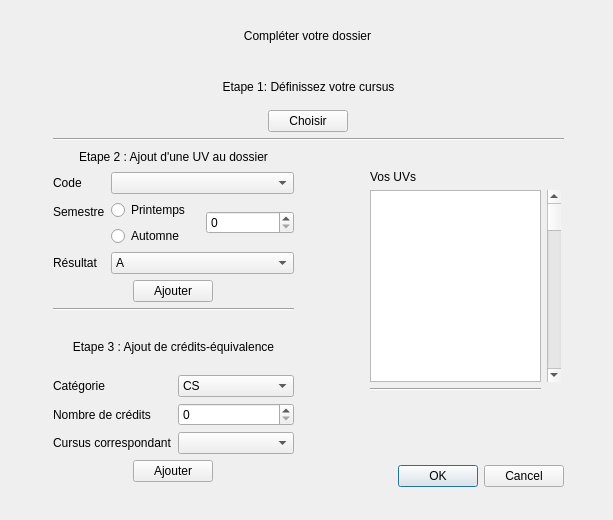
<?xml version="1.0" encoding="UTF-8"?>
<ui version="4.0">
 <class>fenEditDoss</class>
 <widget class="QDialog" name="fenEditDoss">
  <property name="geometry">
   <rect>
    <x>0</x>
    <y>0</y>
    <width>613</width>
    <height>520</height>
   </rect>
  </property>
  <property name="windowTitle">
   <string>Dialog</string>
  </property>
  <widget class="QWidget" name="verticalLayoutWidget_5">
   <property name="geometry">
    <rect>
     <x>53</x>
     <y>340</y>
     <width>241</width>
     <height>142</height>
    </rect>
   </property>
   <layout class="QVBoxLayout" name="verticalLayout_5">
    <item alignment="Qt::AlignTop">
     <widget class="QLabel" name="label_5">
      <property name="text">
       <string>Etape 3 : Ajout de crédits-équivalence</string>
      </property>
      <property name="alignment">
       <set>Qt::AlignCenter</set>
      </property>
     </widget>
    </item>
    <item>
     <layout class="QFormLayout" name="formLayout_3">
      <item row="0" column="0">
       <widget class="QLabel" name="label_9">
        <property name="text">
         <string>Catégorie</string>
        </property>
       </widget>
      </item>
      <item row="1" column="0">
       <widget class="QLabel" name="label_10">
        <property name="text">
         <string>Nombre de crédits</string>
        </property>
       </widget>
      </item>
      <item row="2" column="0">
       <widget class="QLabel" name="label_11">
        <property name="text">
         <string>Cursus correspondant</string>
        </property>
       </widget>
      </item>
      <item row="0" column="1">
       <widget class="QComboBox" name="comboBox_2">
        <item>
         <property name="text">
          <string>CS</string>
         </property>
        </item>
        <item>
         <property name="text">
          <string>TM</string>
         </property>
        </item>
        <item>
         <property name="text">
          <string>TSH</string>
         </property>
        </item>
        <item>
         <property name="text">
          <string>SP</string>
         </property>
        </item>
       </widget>
      </item>
      <item row="1" column="1">
       <widget class="QSpinBox" name="spinBox"/>
      </item>
      <item row="2" column="1">
       <widget class="QComboBox" name="comboBox_3"/>
      </item>
     </layout>
    </item>
    <item alignment="Qt::AlignHCenter">
     <widget class="QPushButton" name="pushButton_3">
      <property name="text">
       <string>Ajouter</string>
      </property>
     </widget>
    </item>
   </layout>
  </widget>
  <widget class="QWidget" name="verticalLayoutWidget">
   <property name="geometry">
    <rect>
     <x>53</x>
     <y>70</y>
     <width>511</width>
     <height>71</height>
    </rect>
   </property>
   <layout class="QVBoxLayout" name="verticalLayout">
    <item>
     <widget class="QLabel" name="label_2">
      <property name="text">
       <string>Etape 1: Définissez votre cursus</string>
      </property>
      <property name="alignment">
       <set>Qt::AlignCenter</set>
      </property>
     </widget>
    </item>
    <item alignment="Qt::AlignHCenter">
     <widget class="QPushButton" name="pushButton">
      <property name="text">
       <string>Choisir</string>
      </property>
     </widget>
    </item>
    <item>
     <widget class="Line" name="line_2">
      <property name="orientation">
       <enum>Qt::Horizontal</enum>
      </property>
     </widget>
    </item>
   </layout>
  </widget>
  <widget class="QDialogButtonBox" name="buttonBox">
   <property name="geometry">
    <rect>
     <x>63</x>
     <y>460</y>
     <width>501</width>
     <height>32</height>
    </rect>
   </property>
   <property name="orientation">
    <enum>Qt::Horizontal</enum>
   </property>
   <property name="standardButtons">
    <set>QDialogButtonBox::Cancel|QDialogButtonBox::Ok</set>
   </property>
  </widget>
  <widget class="QWidget" name="verticalLayoutWidget_3">
   <property name="geometry">
    <rect>
     <x>52</x>
     <y>20</y>
     <width>511</width>
     <height>31</height>
    </rect>
   </property>
   <layout class="QVBoxLayout" name="verticalLayout_3">
    <item>
     <widget class="QLabel" name="label">
      <property name="text">
       <string>Compléter votre dossier</string>
      </property>
      <property name="alignment">
       <set>Qt::AlignCenter</set>
      </property>
     </widget>
    </item>
   </layout>
  </widget>
  <widget class="QWidget" name="verticalLayoutWidget_2">
   <property name="geometry">
    <rect>
     <x>53</x>
     <y>150</y>
     <width>241</width>
     <height>161</height>
    </rect>
   </property>
   <layout class="QVBoxLayout" name="verticalLayout_2">
    <item alignment="Qt::AlignTop">
     <widget class="QLabel" name="label_3">
      <property name="text">
       <string>Etape 2 : Ajout d'une UV au dossier</string>
      </property>
      <property name="alignment">
       <set>Qt::AlignCenter</set>
      </property>
     </widget>
    </item>
    <item>
     <layout class="QFormLayout" name="formLayout_2">
      <property name="sizeConstraint">
       <enum>QLayout::SetMaximumSize</enum>
      </property>
      <property name="fieldGrowthPolicy">
       <enum>QFormLayout::AllNonFixedFieldsGrow</enum>
      </property>
      <property name="labelAlignment">
       <set>Qt::AlignLeading|Qt::AlignLeft|Qt::AlignVCenter</set>
      </property>
      <item row="0" column="0">
       <widget class="QLabel" name="label_6">
        <property name="text">
         <string>Code</string>
        </property>
       </widget>
      </item>
      <item row="1" column="0">
       <widget class="QLabel" name="label_7">
        <property name="text">
         <string>Semestre</string>
        </property>
       </widget>
      </item>
      <item row="1" column="1">
       <layout class="QGridLayout" name="gridLayout">
        <item row="0" column="0">
         <widget class="QRadioButton" name="radioButton">
          <property name="text">
           <string>Printemps</string>
          </property>
         </widget>
        </item>
        <item row="1" column="0">
         <widget class="QRadioButton" name="radioButton_2">
          <property name="text">
           <string>Automne</string>
          </property>
         </widget>
        </item>
        <item row="0" column="1" rowspan="2">
         <widget class="QSpinBox" name="annee"/>
        </item>
       </layout>
      </item>
      <item row="2" column="0">
       <widget class="QLabel" name="label_8">
        <property name="text">
         <string>Résultat</string>
        </property>
       </widget>
      </item>
      <item row="2" column="1">
       <widget class="QComboBox" name="comboBoxRes">
        <item>
         <property name="text">
          <string>A</string>
         </property>
        </item>
        <item>
         <property name="text">
          <string>B</string>
         </property>
        </item>
        <item>
         <property name="text">
          <string>C</string>
         </property>
        </item>
        <item>
         <property name="text">
          <string>D</string>
         </property>
        </item>
        <item>
         <property name="text">
          <string>E</string>
         </property>
        </item>
        <item>
         <property name="text">
          <string>FX</string>
         </property>
        </item>
        <item>
         <property name="text">
          <string>F</string>
         </property>
        </item>
        <item>
         <property name="text">
          <string>En Cours</string>
         </property>
        </item>
       </widget>
      </item>
      <item row="0" column="1">
       <widget class="QComboBox" name="comboBox_4"/>
      </item>
     </layout>
    </item>
    <item alignment="Qt::AlignHCenter">
     <widget class="QPushButton" name="pushButton_2">
      <property name="text">
       <string>Ajouter</string>
      </property>
     </widget>
    </item>
    <item>
     <widget class="Line" name="line_4">
      <property name="orientation">
       <enum>Qt::Horizontal</enum>
      </property>
     </widget>
    </item>
   </layout>
  </widget>
  <widget class="QWidget" name="verticalLayoutWidget_4">
   <property name="geometry">
    <rect>
     <x>370</x>
     <y>170</y>
     <width>191</width>
     <height>221</height>
    </rect>
   </property>
   <layout class="QGridLayout" name="gridLayout_2">
    <item row="2" column="0">
     <widget class="QListWidget" name="listUvsAjoutes"/>
    </item>
    <item row="3" column="0">
     <widget class="Line" name="line_8">
      <property name="orientation">
       <enum>Qt::Horizontal</enum>
      </property>
     </widget>
    </item>
    <item row="1" column="0">
     <widget class="QLabel" name="label_4">
      <property name="text">
       <string>Vos UVs</string>
      </property>
     </widget>
    </item>
    <item row="2" column="1">
     <widget class="QScrollBar" name="verticalScrollBar">
      <property name="orientation">
       <enum>Qt::Vertical</enum>
      </property>
     </widget>
    </item>
   </layout>
  </widget>
 </widget>
 <resources/>
 <connections/>
</ui>
